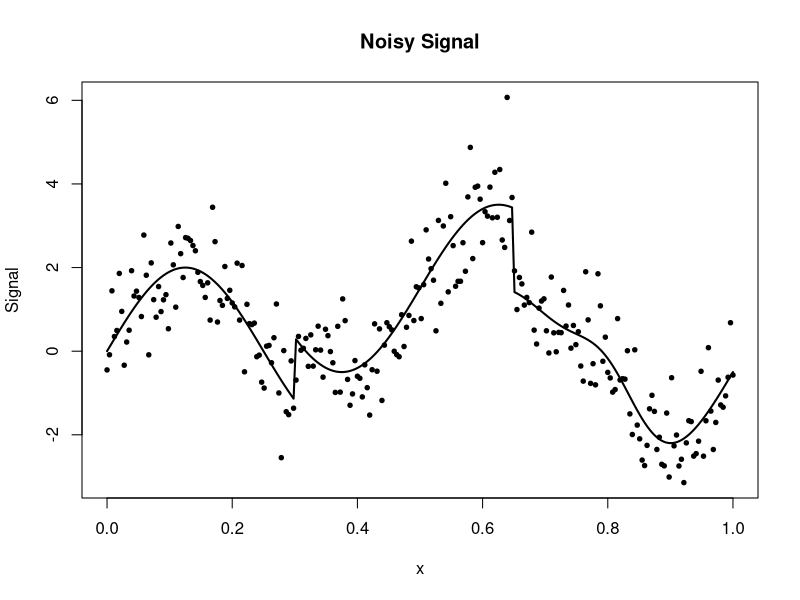
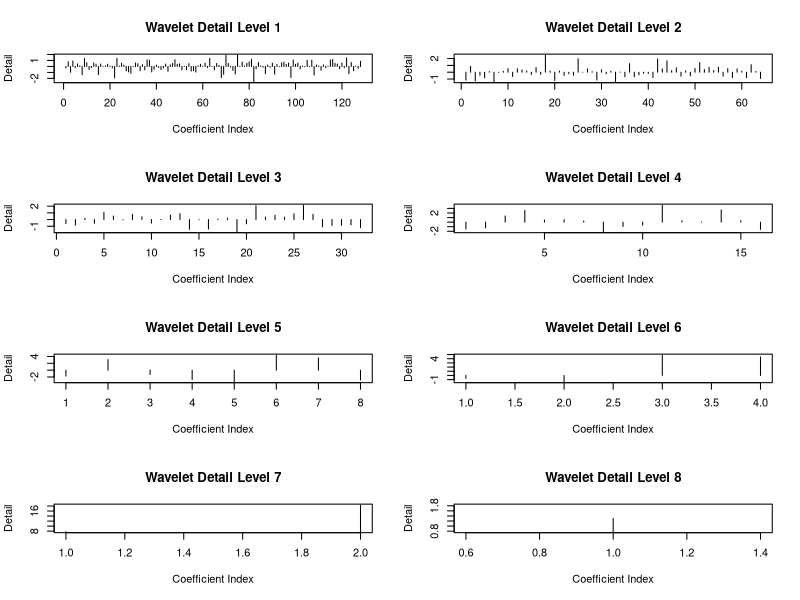
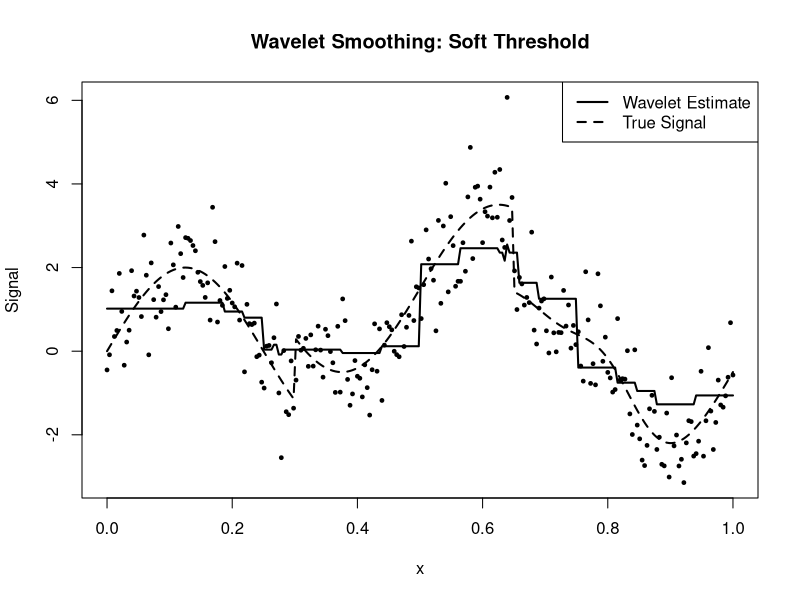
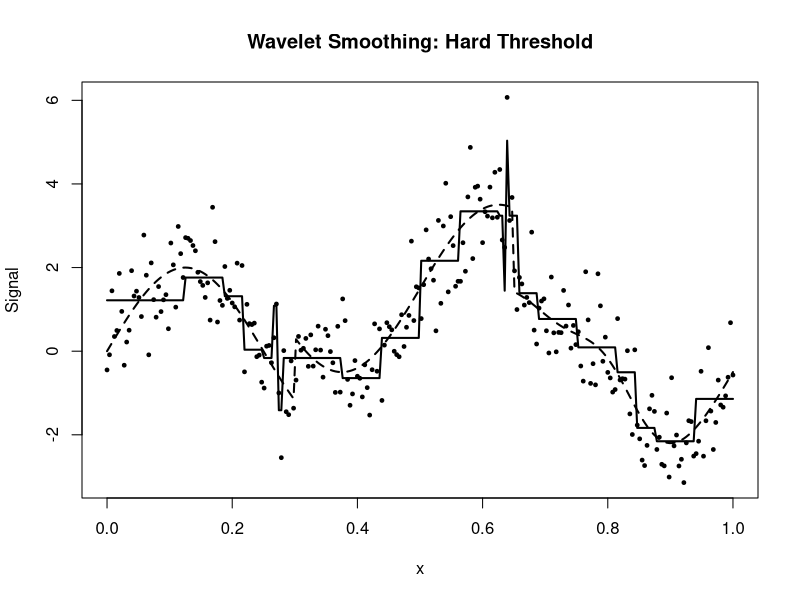
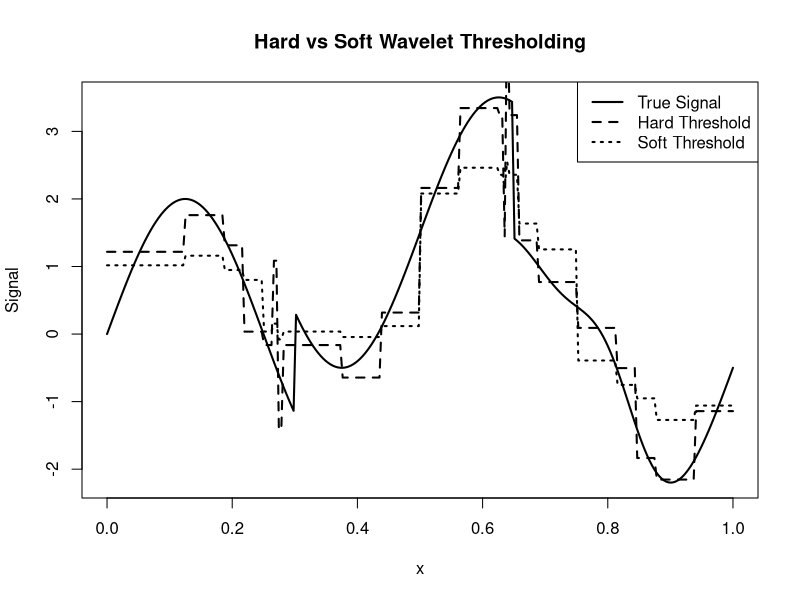
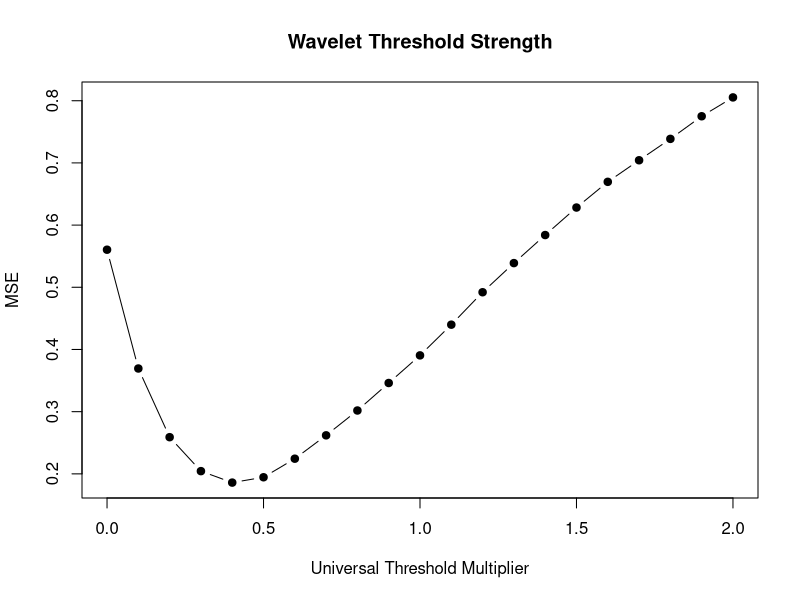
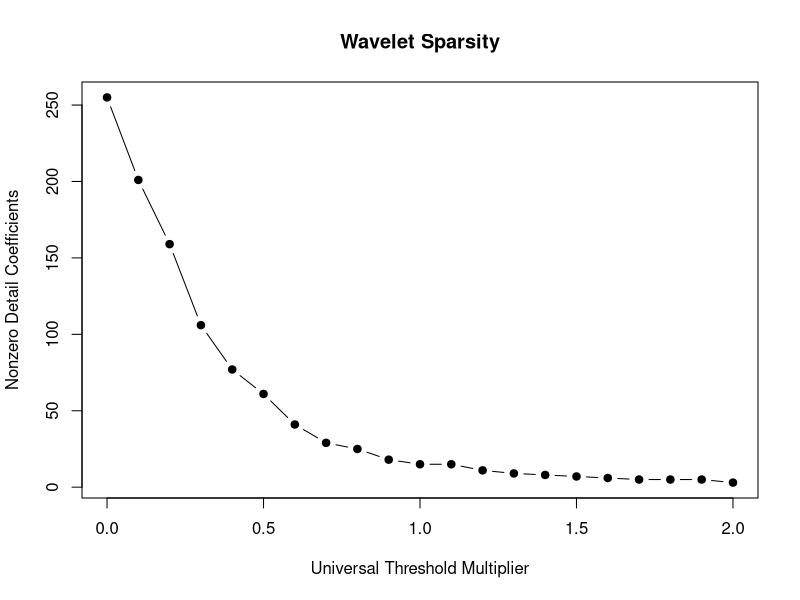
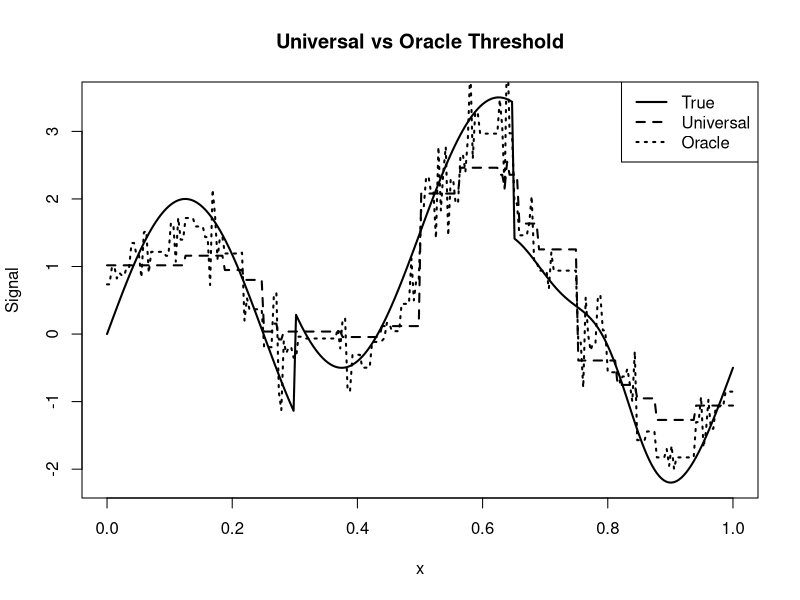

Reproduce these figures in R, in order.
# ==============================================================================
# Wavelet Smoothing
# Jonathan Ma
#
# References:
#   The Elements of Statistical Learning
#
# Main ideas:
#   - Wavelet basis expansion
#   - Multiresolution decomposition
#   - Haar wavelets
#   - Discrete Wavelet Transform (DWT)
#   - Inverse Discrete Wavelet Transform
#   - Hard thresholding
#   - Soft thresholding
#   - Universal threshold
#   - Noise estimation using MAD
#   - Bias-variance tradeoff
#
# Wavelet smoothing idea:
#
#   1. Transform noisy observations into wavelet coefficients.
#   2. Small coefficients are treated as mostly noise.
#   3. Shrink or remove those coefficients.
#   4. Apply the inverse transform.
#
# This script implements the Haar wavelet transform manually.
# ==============================================================================


# ------------------------------------------------------------------------------
# 1. Generate a Noisy Signal
# ------------------------------------------------------------------------------

set.seed(123)

# Haar DWT is simplest when n is a power of 2.

n <- 256

x <- seq(
  0,
  1,
  length.out = n
)


# A signal with both smooth and abrupt local behavior.
#
# Wavelets are especially useful when the function contains
# localized features or discontinuities.

true_signal <- function(x) {
  
  2 * sin(
    4 * pi * x
  ) +
    ifelse(
      x > 0.30,
      1.5,
      0
    ) -
    ifelse(
      x > 0.65,
      2,
      0
    ) +
    1.5 *
    exp(
      -200 *
        (
          x - 0.8
        )^2
    )
}


f_true <- true_signal(
  x
)


sigma <- 0.8


y <- f_true +
  rnorm(
    n,
    mean = 0,
    sd = sigma
  )


# ------------------------------------------------------------------------------
# 2. Plot Noisy Signal
# ------------------------------------------------------------------------------

plot(
  x,
  y,
  type = "p",
  pch = 19,
  cex = 0.6,
  xlab = "x",
  ylab = "Signal",
  main = "Noisy Signal"
)


lines(
  x,
  f_true,
  lwd = 2
)


# ------------------------------------------------------------------------------
# 3. Haar Transform for One Level
# ------------------------------------------------------------------------------

# For pairs:
#
# y_1, y_2
#
# compute:
#
# approximation = (y_1 + y_2) / sqrt(2)
#
# detail        = (y_1 - y_2) / sqrt(2)
#
#
# Approximation coefficients represent coarse-scale structure.
# Detail coefficients represent local differences.


haar_level <- function(
    values
) {
  
  n <- length(
    values
  )
  
  
  if (
    n %% 2 != 0
  ) {
    
    stop(
      "Input length must be even."
    )
  }
  
  
  odd <- values[
    seq(
      1,
      n,
      by = 2
    )
  ]
  
  
  even <- values[
    seq(
      2,
      n,
      by = 2
    )
  ]
  
  
  approximation <- (
    odd +
      even
  ) /
    sqrt(2)
  
  
  detail <- (
    odd -
      even
  ) /
    sqrt(2)
  
  
  return(
    list(
      approximation = approximation,
      detail = detail
    )
  )
}


# ------------------------------------------------------------------------------
# 4. Test One-Level Haar Transform
# ------------------------------------------------------------------------------

test_values <- c(
  4,
  2,
  6,
  2
)


haar_level(
  test_values
)


# ------------------------------------------------------------------------------
# 5. Full Discrete Haar Wavelet Transform
# ------------------------------------------------------------------------------

haar_dwt <- function(
    y
) {
  
  y <- as.numeric(
    y
  )
  
  
  n <- length(
    y
  )
  
  
  # Require power-of-two sample size.
  
  if (
    n <= 0 ||
    (
      log2(n) %%
      1
    ) != 0
  ) {
    
    stop(
      "Length of y must be a power of 2."
    )
  }
  
  
  current <- y
  
  
  details <- list()
  
  
  level <- 1
  
  
  while (
    length(
      current
    ) >
    1
  ) {
    
    decomposition <- haar_level(
      current
    )
    
    
    details[[level]] <-
      decomposition$detail
    
    
    current <-
      decomposition$approximation
    
    
    level <- level + 1
  }
  
  
  return(
    list(
      final_approximation = current,
      details = details,
      n = n
    )
  )
}


# ------------------------------------------------------------------------------
# 6. Apply Haar DWT
# ------------------------------------------------------------------------------

wavelet_transform <- haar_dwt(
  y
)


wavelet_transform$final_approximation


length(
  wavelet_transform$details
)


# ------------------------------------------------------------------------------
# 7. Inspect Coefficients by Scale
# ------------------------------------------------------------------------------

for (level in seq_along(
  wavelet_transform$details
)) {
  
  cat(
    "Level",
    level,
    ":",
    length(
      wavelet_transform$details[[level]]
    ),
    "detail coefficients\n"
  )
}


# ------------------------------------------------------------------------------
# 8. Plot Detail Coefficients
# ------------------------------------------------------------------------------

number_levels <- length(
  wavelet_transform$details
)


par(
  mfrow = c(
    4,
    2
  )
)


for (level in seq_len(
  min(
    number_levels,
    8
  )
)) {
  
  plot(
    wavelet_transform$details[[level]],
    type = "h",
    xlab = "Coefficient Index",
    ylab = "Detail",
    main = paste(
      "Wavelet Detail Level",
      level
    )
  )
}


par(
  mfrow = c(
    1,
    1
  )
)


# ------------------------------------------------------------------------------
# 9. Inverse Haar Transform for One Level
# ------------------------------------------------------------------------------

# Given:
#
# approximation_i
# detail_i
#
# recover:
#
# y_(2i-1) = (approximation_i + detail_i) / sqrt(2)
#
# y_(2i)   = (approximation_i - detail_i) / sqrt(2)


haar_inverse_level <- function(
    approximation,
    detail
) {
  
  if (
    length(
      approximation
    ) !=
    length(
      detail
    )
  ) {
    
    stop(
      "Approximation and detail lengths must match."
    )
  }
  
  
  n <- length(
    approximation
  )
  
  
  reconstructed <- numeric(
    2 * n
  )
  
  
  reconstructed[
    seq(
      1,
      2 * n,
      by = 2
    )
  ] <- (
    approximation +
      detail
  ) /
    sqrt(2)
  
  
  reconstructed[
    seq(
      2,
      2 * n,
      by = 2
    )
  ] <- (
    approximation -
      detail
  ) /
    sqrt(2)
  
  
  return(
    reconstructed
  )
}


# ------------------------------------------------------------------------------
# 10. Full Inverse Haar Transform
# ------------------------------------------------------------------------------

haar_idwt <- function(
    transform
) {
  
  current <- transform$final_approximation
  
  
  details <- transform$details
  
  
  for (
    level in rev(
      seq_along(
        details
      )
    )
  ) {
    
    current <- haar_inverse_level(
      current,
      details[[level]]
    )
  }
  
  
  return(
    current
  )
}


# ------------------------------------------------------------------------------
# 11. Verify Perfect Reconstruction
# ------------------------------------------------------------------------------

y_reconstructed <- haar_idwt(
  wavelet_transform
)


max(
  abs(
    y -
      y_reconstructed
  )
)


# ------------------------------------------------------------------------------
# 12. Hard Thresholding
# ------------------------------------------------------------------------------

# Hard threshold:
#
# coefficient is retained if:
#
# |d| > lambda
#
# otherwise it is set to zero.


hard_threshold <- function(
    coefficients,
    threshold
) {
  
  ifelse(
    abs(
      coefficients
    ) >
      threshold,
    coefficients,
    0
  )
}


# ------------------------------------------------------------------------------
# 13. Soft Thresholding
# ------------------------------------------------------------------------------

# Soft threshold:
#
# sign(d) * max(|d| - lambda, 0)
#
# This both eliminates small coefficients and shrinks large ones.


soft_threshold <- function(
    coefficients,
    threshold
) {
  
  sign(
    coefficients
  ) *
    pmax(
      abs(
        coefficients
      ) -
        threshold,
      0
    )
}


# ------------------------------------------------------------------------------
# 14. Estimate Noise Level Using MAD
# ------------------------------------------------------------------------------

# For wavelet denoising, noise is commonly estimated from
# the finest-scale detail coefficients.
#
# For Gaussian noise:
#
# sigma_hat =
# median(|d - median(d)|) / 0.6745


mad_sigma <- function(
    coefficients
) {
  
  median(
    abs(
      coefficients -
        median(
          coefficients
        )
    )
  ) /
    0.6745
}


finest_details <- wavelet_transform$details[[1]]


sigma_hat <- mad_sigma(
  finest_details
)


sigma_hat


# ------------------------------------------------------------------------------
# 15. Universal Threshold
# ------------------------------------------------------------------------------

# Donoho-Johnstone universal threshold:
#
# lambda =
#
# sigma_hat * sqrt(2 log n)


universal_threshold <-
  sigma_hat *
  sqrt(
    2 *
      log(
        n
      )
  )


universal_threshold


# ------------------------------------------------------------------------------
# 16. Threshold Entire Wavelet Transform
# ------------------------------------------------------------------------------

threshold_wavelet <- function(
    transform,
    threshold,
    method = c(
      "soft",
      "hard"
    ),
    threshold_levels = NULL
) {
  
  method <- match.arg(
    method
  )
  
  
  output <- transform
  
  
  number_levels <- length(
    transform$details
  )
  
  
  if (
    is.null(
      threshold_levels
    )
  ) {
    
    threshold_levels <- seq_len(
      number_levels
    )
  }
  
  
  for (level in seq_len(
    number_levels
  )) {
    
    if (
      level %in%
      threshold_levels
    ) {
      
      if (
        method ==
        "soft"
      ) {
        
        output$details[[level]] <-
          soft_threshold(
            transform$details[[level]],
            threshold
          )
        
      } else {
        
        output$details[[level]] <-
          hard_threshold(
            transform$details[[level]],
            threshold
          )
      }
    }
  }
  
  
  return(
    output
  )
}


# ------------------------------------------------------------------------------
# 17. Soft-Threshold Wavelet Smoothing
# ------------------------------------------------------------------------------

soft_transform <- threshold_wavelet(
  wavelet_transform,
  threshold = universal_threshold,
  method = "soft"
)


soft_smoothed <- haar_idwt(
  soft_transform
)


# ------------------------------------------------------------------------------
# 18. Hard-Threshold Wavelet Smoothing
# ------------------------------------------------------------------------------

hard_transform <- threshold_wavelet(
  wavelet_transform,
  threshold = universal_threshold,
  method = "hard"
)


hard_smoothed <- haar_idwt(
  hard_transform
)


# ------------------------------------------------------------------------------
# 19. Plot Soft Threshold Fit
# ------------------------------------------------------------------------------

plot(
  x,
  y,
  pch = 19,
  cex = 0.5,
  xlab = "x",
  ylab = "Signal",
  main = "Wavelet Smoothing: Soft Threshold"
)


lines(
  x,
  soft_smoothed,
  lwd = 2
)


lines(
  x,
  f_true,
  lty = 2,
  lwd = 2
)


legend(
  "topright",
  legend = c(
    "Wavelet Estimate",
    "True Signal"
  ),
  lty = c(
    1,
    2
  ),
  lwd = 2
)


# ------------------------------------------------------------------------------
# 20. Plot Hard Threshold Fit
# ------------------------------------------------------------------------------

plot(
  x,
  y,
  pch = 19,
  cex = 0.5,
  xlab = "x",
  ylab = "Signal",
  main = "Wavelet Smoothing: Hard Threshold"
)


lines(
  x,
  hard_smoothed,
  lwd = 2
)


lines(
  x,
  f_true,
  lty = 2,
  lwd = 2
)


# ------------------------------------------------------------------------------
# 21. Compare Hard and Soft Thresholding
# ------------------------------------------------------------------------------

plot(
  x,
  f_true,
  type = "l",
  lwd = 2,
  xlab = "x",
  ylab = "Signal",
  main = "Hard vs Soft Wavelet Thresholding"
)


lines(
  x,
  hard_smoothed,
  lty = 2,
  lwd = 2
)


lines(
  x,
  soft_smoothed,
  lty = 3,
  lwd = 2
)


legend(
  "topright",
  legend = c(
    "True Signal",
    "Hard Threshold",
    "Soft Threshold"
  ),
  lty = c(
    1,
    2,
    3
  ),
  lwd = 2
)


# ------------------------------------------------------------------------------
# 22. Mean Squared Error
# ------------------------------------------------------------------------------

raw_MSE <- mean(
  (
    y -
      f_true
  )^2
)


hard_MSE <- mean(
  (
    hard_smoothed -
      f_true
  )^2
)


soft_MSE <- mean(
  (
    soft_smoothed -
      f_true
  )^2
)


data.frame(
  Method = c(
    "Noisy Data",
    "Hard Threshold",
    "Soft Threshold"
  ),
  MSE = c(
    raw_MSE,
    hard_MSE,
    soft_MSE
  )
)


# ------------------------------------------------------------------------------
# 23. Sparsity of Wavelet Representation
# ------------------------------------------------------------------------------

count_nonzero_details <- function(
    transform,
    tolerance = 1e-12
) {
  
  coefficients <- unlist(
    transform$details
  )
  
  
  sum(
    abs(
      coefficients
    ) >
      tolerance
  )
}


original_nonzero <- count_nonzero_details(
  wavelet_transform
)


hard_nonzero <- count_nonzero_details(
  hard_transform
)


soft_nonzero <- count_nonzero_details(
  soft_transform
)


data.frame(
  Model = c(
    "Original Transform",
    "Hard Threshold",
    "Soft Threshold"
  ),
  Nonzero_Detail_Coefficients = c(
    original_nonzero,
    hard_nonzero,
    soft_nonzero
  )
)


# ------------------------------------------------------------------------------
# 24. Fraction of Coefficients Retained
# ------------------------------------------------------------------------------

total_details <- length(
  unlist(
    wavelet_transform$details
  )
)


data.frame(
  Method = c(
    "Hard",
    "Soft"
  ),
  Fraction_Nonzero = c(
    hard_nonzero /
      total_details,
    soft_nonzero /
      total_details
  )
)


# ------------------------------------------------------------------------------
# 25. Explore Threshold Strength
# ------------------------------------------------------------------------------

threshold_multipliers <- seq(
  0,
  2,
  by = 0.1
)


threshold_results <- data.frame(
  Multiplier = threshold_multipliers,
  Threshold = NA,
  MSE = NA,
  Nonzero = NA
)


for (i in seq_along(
  threshold_multipliers
)) {
  
  multiplier <- threshold_multipliers[i]
  
  
  threshold_i <-
    multiplier *
    universal_threshold
  
  
  transformed_i <- threshold_wavelet(
    wavelet_transform,
    threshold = threshold_i,
    method = "soft"
  )
  
  
  fitted_i <- haar_idwt(
    transformed_i
  )
  
  
  threshold_results$Threshold[i] <-
    threshold_i
  
  
  threshold_results$MSE[i] <-
    mean(
      (
        fitted_i -
          f_true
      )^2
    )
  
  
  threshold_results$Nonzero[i] <-
    count_nonzero_details(
      transformed_i
    )
}


threshold_results


# ------------------------------------------------------------------------------
# 26. Plot Threshold vs MSE
# ------------------------------------------------------------------------------

plot(
  threshold_results$Multiplier,
  threshold_results$MSE,
  type = "b",
  pch = 19,
  xlab = "Universal Threshold Multiplier",
  ylab = "MSE",
  main = "Wavelet Threshold Strength"
)


# ------------------------------------------------------------------------------
# 27. Threshold vs Number of Nonzero Coefficients
# ------------------------------------------------------------------------------

plot(
  threshold_results$Multiplier,
  threshold_results$Nonzero,
  type = "b",
  pch = 19,
  xlab = "Universal Threshold Multiplier",
  ylab = "Nonzero Detail Coefficients",
  main = "Wavelet Sparsity"
)


# ------------------------------------------------------------------------------
# 28. Oracle Threshold for Simulation Comparison
# ------------------------------------------------------------------------------

# Since this is simulated data, we know f_true and can identify
# the threshold with the smallest actual MSE.
#
# In real data this quantity is not available.


best_index <- which.min(
  threshold_results$MSE
)


best_multiplier <- threshold_results$Multiplier[
  best_index
]


best_threshold <- threshold_results$Threshold[
  best_index
]


best_threshold


# ------------------------------------------------------------------------------
# 29. Fit Oracle Threshold Model
# ------------------------------------------------------------------------------

oracle_transform <- threshold_wavelet(
  wavelet_transform,
  threshold = best_threshold,
  method = "soft"
)


oracle_smoothed <- haar_idwt(
  oracle_transform
)


# ------------------------------------------------------------------------------
# 30. Plot Universal vs Oracle Threshold
# ------------------------------------------------------------------------------

plot(
  x,
  f_true,
  type = "l",
  lwd = 2,
  xlab = "x",
  ylab = "Signal",
  main = "Universal vs Oracle Threshold"
)


lines(
  x,
  soft_smoothed,
  lty = 2,
  lwd = 2
)


lines(
  x,
  oracle_smoothed,
  lty = 3,
  lwd = 2
)


legend(
  "topright",
  legend = c(
    "True",
    "Universal",
    "Oracle"
  ),
  lty = c(
    1,
    2,
    3
  ),
  lwd = 2
)


# ------------------------------------------------------------------------------
# 31. Threshold Individual Levels Differently
# ------------------------------------------------------------------------------

# Noise often dominates the finest scales.
#
# We can threshold only the first few detail levels
# and leave coarse-scale information unchanged.


fine_levels <- c(
  1,
  2,
  3,
  4
)


fine_transform <- threshold_wavelet(
  wavelet_transform,
  threshold = universal_threshold,
  method = "soft",
  threshold_levels = fine_levels
)


fine_smoothed <- haar_idwt(
  fine_transform
)


# ------------------------------------------------------------------------------
# 32. Compare Global vs Fine-Scale Thresholding
# ------------------------------------------------------------------------------

plot(
  x,
  f_true,
  type = "l",
  lwd = 2,
  xlab = "x",
  ylab = "Signal",
  main = "Thresholding Different Wavelet Scales"
)


lines(
  x,
  soft_smoothed,
  lty = 2,
  lwd = 2
)


lines(
  x,
  fine_smoothed,
  lty = 3,
  lwd = 2
)


legend(
  "topright",
  legend = c(
    "True Signal",
    "All Detail Levels",
    "Fine Levels Only"
  ),
  lty = c(
    1,
    2,
    3
  ),
  lwd = 2
)


# ------------------------------------------------------------------------------
# 33. MSE Comparison by Threshold Strategy
# ------------------------------------------------------------------------------

fine_MSE <- mean(
  (
    fine_smoothed -
      f_true
  )^2
)


data.frame(
  Method = c(
    "Noisy",
    "Hard Universal",
    "Soft Universal",
    "Fine-Level Soft",
    "Oracle Soft"
  ),
  MSE = c(
    raw_MSE,
    hard_MSE,
    soft_MSE,
    fine_MSE,
    mean(
      (
        oracle_smoothed -
          f_true
      )^2
    )
  )
)


# ------------------------------------------------------------------------------
# 34. Visualize Approximation at Different Resolutions
# ------------------------------------------------------------------------------

# To illustrate multiresolution analysis, set selected fine-scale
# detail coefficients equal to zero.


remove_fine_levels <- function(
    transform,
    number_remove
) {
  
  output <- transform
  
  
  if (
    number_remove >
    0
  ) {
    
    for (
      level in seq_len(
        min(
          number_remove,
          length(
            output$details
          )
        )
      )
    ) {
      
      output$details[[level]][] <- 0
    }
  }
  
  
  return(
    output
  )
}


resolution_levels <- c(
  0,
  1,
  2,
  3,
  4
)


par(
  mfrow = c(
    3,
    2
  )
)


for (
  number_remove in resolution_levels
) {
  
  transform_i <- remove_fine_levels(
    wavelet_transform,
    number_remove
  )
  
  
  signal_i <- haar_idwt(
    transform_i
  )
  
  
  plot(
    x,
    signal_i,
    type = "l",
    lwd = 2,
    xlab = "x",
    ylab = "Signal",
    main = paste(
      "Remove",
      number_remove,
      "Finest Levels"
    )
  )
  
  
  lines(
    x,
    f_true,
    lty = 2
  )
}


par(
  mfrow = c(
    1,
    1
  )
)


# ------------------------------------------------------------------------------
# 35. Energy by Wavelet Scale
# ------------------------------------------------------------------------------

# Wavelet energy at a level:
#
# sum_j d_j^2


level_energy <- numeric(
  number_levels
)


for (
  level in seq_len(
    number_levels
  )
) {
  
  level_energy[level] <- sum(
    wavelet_transform$details[[level]]^2
  )
}


energy_table <- data.frame(
  Level = seq_len(
    number_levels
  ),
  Number_of_Coefficients = sapply(
    wavelet_transform$details,
    length
  ),
  Energy = level_energy
)


energy_table


# ------------------------------------------------------------------------------
# 36. Plot Energy by Scale
# ------------------------------------------------------------------------------

plot(
  energy_table$Level,
  energy_table$Energy,
  type = "b",
  pch = 19,
  xlab = "Wavelet Level",
  ylab = "Energy",
  main = "Signal Energy Across Scales"
)


# ------------------------------------------------------------------------------
# 37. Signal Compression Interpretation
# ------------------------------------------------------------------------------

# Thresholding can also be viewed as signal compression:
#
# many small wavelet coefficients are removed while preserving
# the major features of the signal.


sorted_coefficients <- sort(
  abs(
    unlist(
      wavelet_transform$details
    )
  ),
  decreasing = TRUE
)


cumulative_energy <- cumsum(
  sorted_coefficients^2
) /
  sum(
    sorted_coefficients^2
  )


plot(
  seq_along(
    cumulative_energy
  ),
  cumulative_energy,
  type = "l",
  xlab = "Number of Largest Coefficients",
  ylab = "Fraction of Wavelet Energy",
  main = "Sparse Wavelet Representation"
)


abline(
  h = 0.95,
  lty = 2
)


# ------------------------------------------------------------------------------
# 38. Compare Against a Moving Average
# ------------------------------------------------------------------------------

moving_average <- function(
    y,
    window = 9
) {
  
  n <- length(
    y
  )
  
  
  output <- numeric(
    n
  )
  
  
  half_window <- floor(
    window /
      2
  )
  
  
  for (
    i in seq_len(
      n
    )
  ) {
    
    lower <- max(
      1,
      i -
        half_window
    )
    
    
    upper <- min(
      n,
      i +
        half_window
    )
    
    
    output[i] <- mean(
      y[
        lower:upper
      ]
    )
  }
  
  
  return(
    output
  )
}


moving_fit <- moving_average(
  y,
  window = 9
)


moving_MSE <- mean(
  (
    moving_fit -
      f_true
  )^2
)


# ------------------------------------------------------------------------------
# 39. Compare Wavelet and Moving Average
# ------------------------------------------------------------------------------

plot(
  x,
  y,
  pch = 19,
  cex = 0.4,
  xlab = "x",
  ylab = "Signal",
  main = "Wavelet vs Moving-Average Smoothing"
)


lines(
  x,
  soft_smoothed,
  lwd = 2
)


lines(
  x,
  moving_fit,
  lty = 2,
  lwd = 2
)


lines(
  x,
  f_true,
  lty = 3,
  lwd = 2
)


legend(
  "topright",
  legend = c(
    "Wavelet",
    "Moving Average",
    "True Signal"
  ),
  lty = c(
    1,
    2,
    3
  ),
  lwd = 2
)


data.frame(
  Method = c(
    "Wavelet",
    "Moving Average"
  ),
  MSE = c(
    soft_MSE,
    moving_MSE
  )
)


# ------------------------------------------------------------------------------
# 40. Demonstrate Local Adaptivity
# ------------------------------------------------------------------------------

# Wavelets can preserve abrupt changes because basis functions
# are localized in both position and scale.
#
# Examine the region around the jump at x = 0.65.


local_index <- x >= 0.5 &
  x <= 0.8


plot(
  x[
    local_index
  ],
  y[
    local_index
  ],
  pch = 19,
  cex = 0.6,
  xlab = "x",
  ylab = "Signal",
  main = "Local Behavior Near a Discontinuity"
)


lines(
  x[
    local_index
  ],
  f_true[
    local_index
  ],
  lwd = 2
)


lines(
  x[
    local_index
  ],
  soft_smoothed[
    local_index
  ],
  lty = 2,
  lwd = 2
)


lines(
  x[
    local_index
  ],
  moving_fit[
    local_index
  ],
  lty = 3,
  lwd = 2
)


legend(
  "topright",
  legend = c(
    "True",
    "Wavelet",
    "Moving Average"
  ),
  lty = c(
    1,
    2,
    3
  ),
  lwd = 2
)


# ------------------------------------------------------------------------------
# 41. Parseval Energy Check
# ------------------------------------------------------------------------------

# Haar transform is orthonormal.
#
# Therefore:
#
# sum(y^2)
#
# should equal:
#
# final approximation^2 +
# sum(all detail coefficients^2)


original_energy <- sum(
  y^2
)


wavelet_energy <-
  sum(
    wavelet_transform$final_approximation^2
  ) +
  sum(
    unlist(
      wavelet_transform$details
    )^2
  )


data.frame(
  Original_Energy = original_energy,
  Wavelet_Energy = wavelet_energy,
  Difference = original_energy -
    wavelet_energy
)


# ------------------------------------------------------------------------------
# 42. Summary
# ------------------------------------------------------------------------------

cat(
  "True noise SD:",
  sigma,
  "\n"
)


cat(
  "Estimated noise SD:",
  round(
    sigma_hat,
    4
  ),
  "\n"
)


cat(
  "Universal threshold:",
  round(
    universal_threshold,
    4
  ),
  "\n"
)


cat(
  "Noisy signal MSE:",
  round(
    raw_MSE,
    4
  ),
  "\n"
)


cat(
  "Hard-threshold MSE:",
  round(
    hard_MSE,
    4
  ),
  "\n"
)


cat(
  "Soft-threshold MSE:",
  round(
    soft_MSE,
    4
  ),
  "\n"
)


cat(
  "Soft-threshold nonzero coefficients:",
  soft_nonzero,
  "of",
  total_details,
  "\n"
)


cat(
  "Best simulation threshold multiplier:",
  best_multiplier,
  "\n"
)
